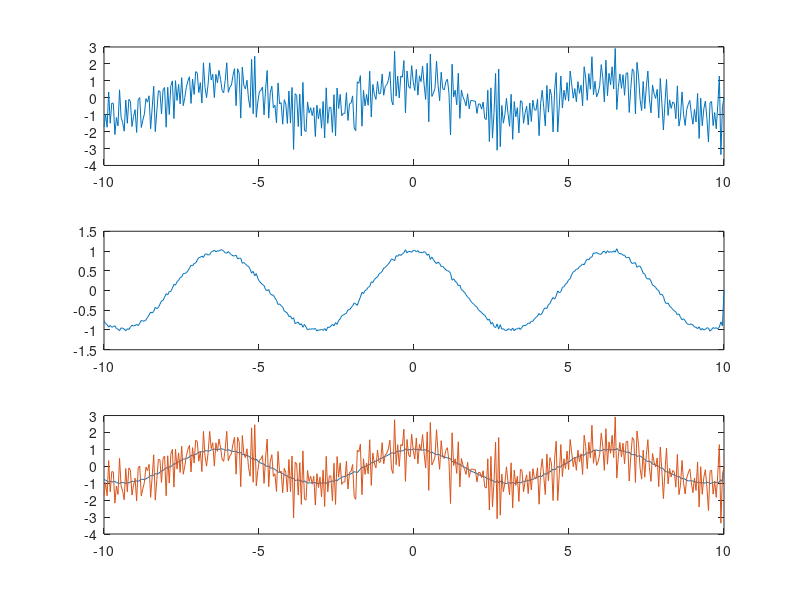

Write MATLAB code to recreate this figure.
disp('*** Aufgabe 4');
clear all

n = 400; %number of points 
% Wird igrendwann mit zunehmenden n schlechter !
beta = 1; %sin(beta*x)
ax = -10; %left border 
bx = 10; %right border
hx = (bx-ax)/(n-1); %resulting mesh size
x = ax:hx:bx; %construct coordinate-vector

noise = sqrt(0.001)*randn(n); %add gaussian noise

dxg = zeros(n,1); %initalize numerical derivative
dxg2 = zeros(n,1); %initalize analytical derivative

for j=1:n-1
  %calculation of numerical derivative
  dxg(j) = (sin(beta*(x(j+1)))- sin(beta*x(j)))*1/hx + (noise(j+1)-noise(j))*1/hx; 
  
  %calculation of analytical derivative
  dxg2(j) = beta*cos(beta*x(j))+noise(j); 
  %noise can be added or left out for the analytical solution
  %it doesn't make sense really either way. The main
  % thing is to see, what happens with the noise in the numerical
  % calculation.
end


figure
%plotting numerical derivative
subplot(3,1,1);
plot(x,dxg);

%plotting analytical derivative
subplot(3,1,2);
plot(x,dxg2);

%both
subplot(3,1,3);
plot(x,dxg2,x,dxg);


